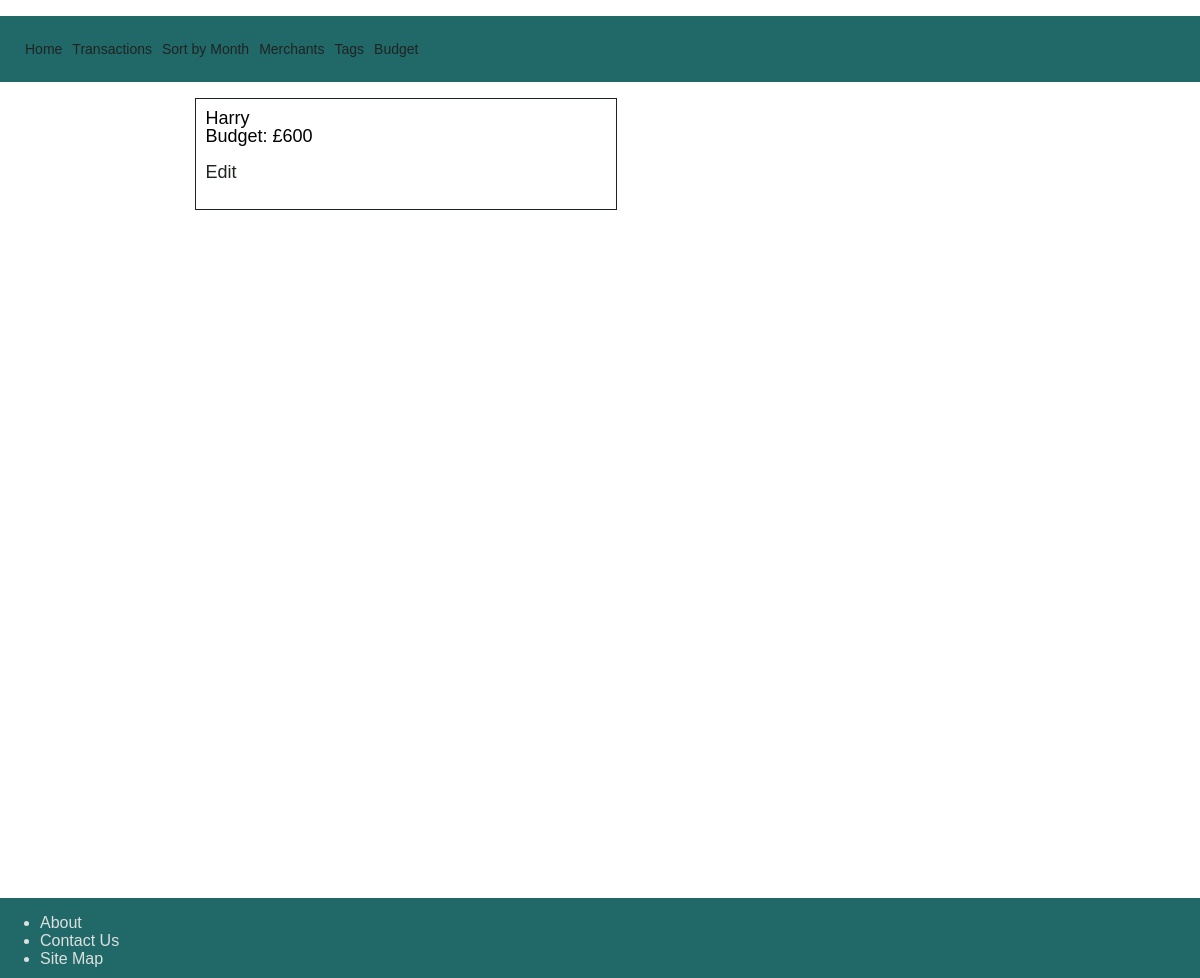
The page /budget on the database as committed earlier.
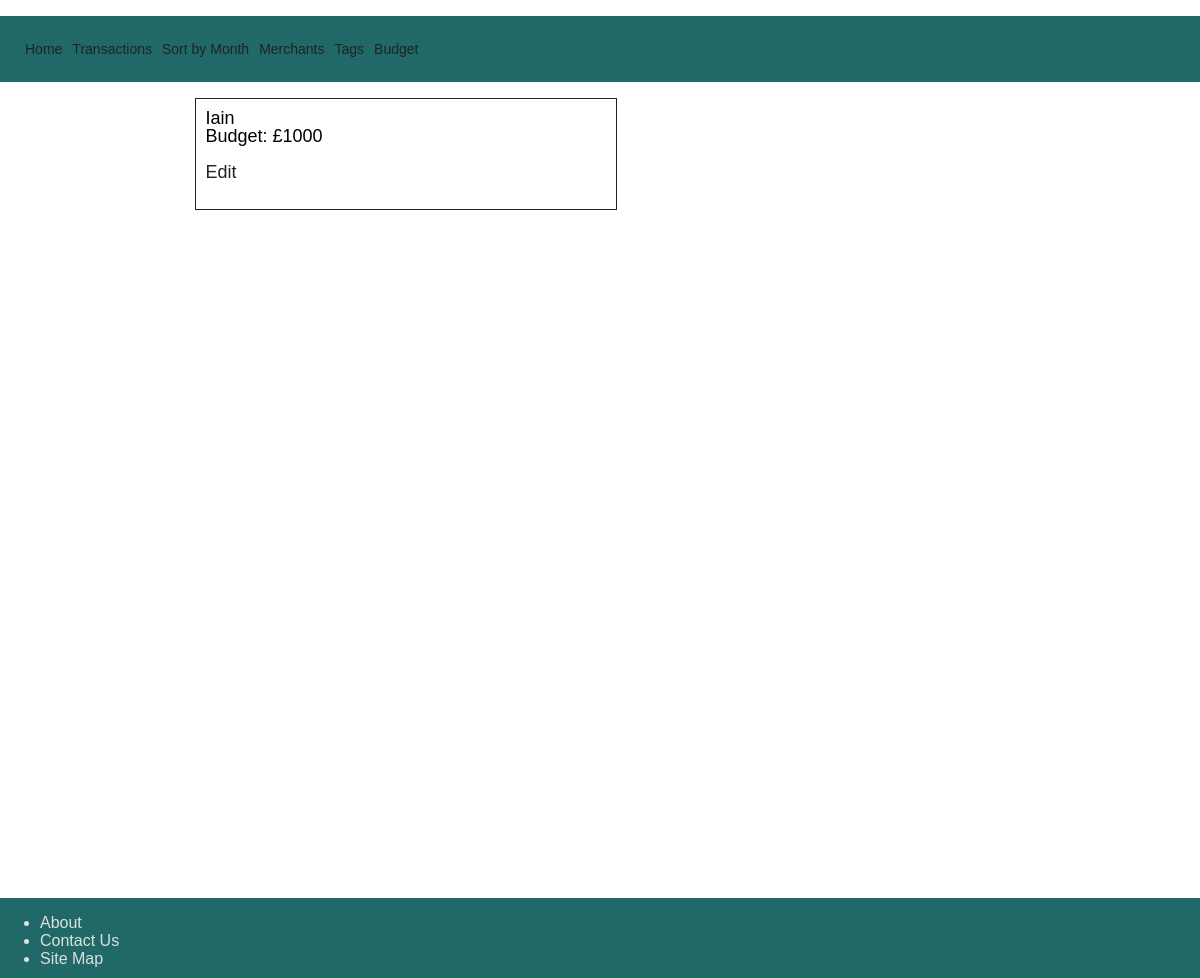
The same page on the database as committed later.
### tables this page shows
CREATE TABLE users(
    id INTEGER PRIMARY KEY AUTOINCREMENT,
    amount INT,
    name VARCHAR
);

### controllers/budget_controller.py (the view)
@budget_blueprint.route("/budget")
def users():
    users = user_repository.select_all()
    user = users[0]
    return render_template("budget/index.html", user=user, users=users)

### db/run_sql.py (called while the page is built)
def get_db():
    path = os.path.dirname(os.path.abspath(__file__))
    db = os.path.join(path, "spending_manager.db")
    conn = sqlite3.connect(db)
    conn.execute("PRAGMA foreign_keys = 1")
    conn.row_factory = sqlite3.Row
    return conn

def run_sql(sql, values=[]):
    db = get_db()
    cursor = db.cursor()
    cursor.execute(sql, values)
    results = cursor.fetchall()
    db.commit()
    db.close()
    return results

### repositories/user_repository.py (called while the page is built)
def select_all():
    users = []
    sql = "SELECT * FROM users"
    results = run_sql(sql)
    for row in results:
        user = User(row["amount"], row["name"], row["id"])
        users.append(user)
    return users

### templates/budget/index.html
{% extends "base.html" %}
{% block content %}
<aside class="middle">
    {% for user in users %}
    <div class="transaction">
        {{user.name}}<br>
        Budget: £{{user.amount}}
        <p><a href="/budget/{{user.id}}/edit">Edit</a></p>
    </div>
    {% endfor %}
    {% endblock %}

### templates/base.html (shortened to what this page needs)
<!DOCTYPE html>
<html lang="en">
<head>
    <link rel="stylesheet" href="{{ url_for('static', filename='style.css') }}">
</head>
<header>
    <nav>
        <ul class="menu">
            <li><a href="/">Home</a></li>
            <li><a href="/transactions">Transactions</a></li>
            <li><a href="/transactions/month">Sort by Month</a></li>
            <li><a href="/merchants">Merchants</a></li>
            <li><a href="/tags">Tags</a></li>
            <li><a href="/budget">Budget</a></li>
        </ul>
    </nav>
</header>
<body>
    <div class="container">
        {% block content %}
        {% endblock %}
    </div>
</body>
<footer>
    <div class="footer">
        <ul>
            <li>About</li>
            <li>Contact Us</li>
            <li>Site Map</li>
        </ul>
    </div>
</footer>
</html>

### static/style.css (style rules this page uses)
body { font-family: "Helvetica", arial, sans-serif; font-size: 16px; margin: 0%; }
.container { display: grid; min-height: 100vh; grid-template-areas: 'left middle middle right' }
.middle { grid-area: middle; }
.menu { display: flex; padding: 25px; border: 0%; background-color: #216869; color: #DCE1DE; }
.menu li a { text-decoration: none; }
.menu li { padding-right: 10px; list-style: none; color: #DCE1DE; font-family: "Helvetica", arial, sans-serif; font-size: 14px; }
.transaction { border: 1px solid #1F2421; width: 400px; min-height: 50px; padding: 10px; font-size: large; line-height: 18px; margin-bottom: 10px; }
a:link { text-decoration: none; color: #1F2421; }
.footer { position: relative; left: 0; bottom: 0; width: 100%; height: 5rem; background-color: #216869; display: flex; color: #DCE1DE; text-align: left; align-items: flex-start; justify-content: space-between; }

Rows that differ between the two databases and show on the page:
changed users: name "Harry" → "Iain"; amount "600" → "1000"
